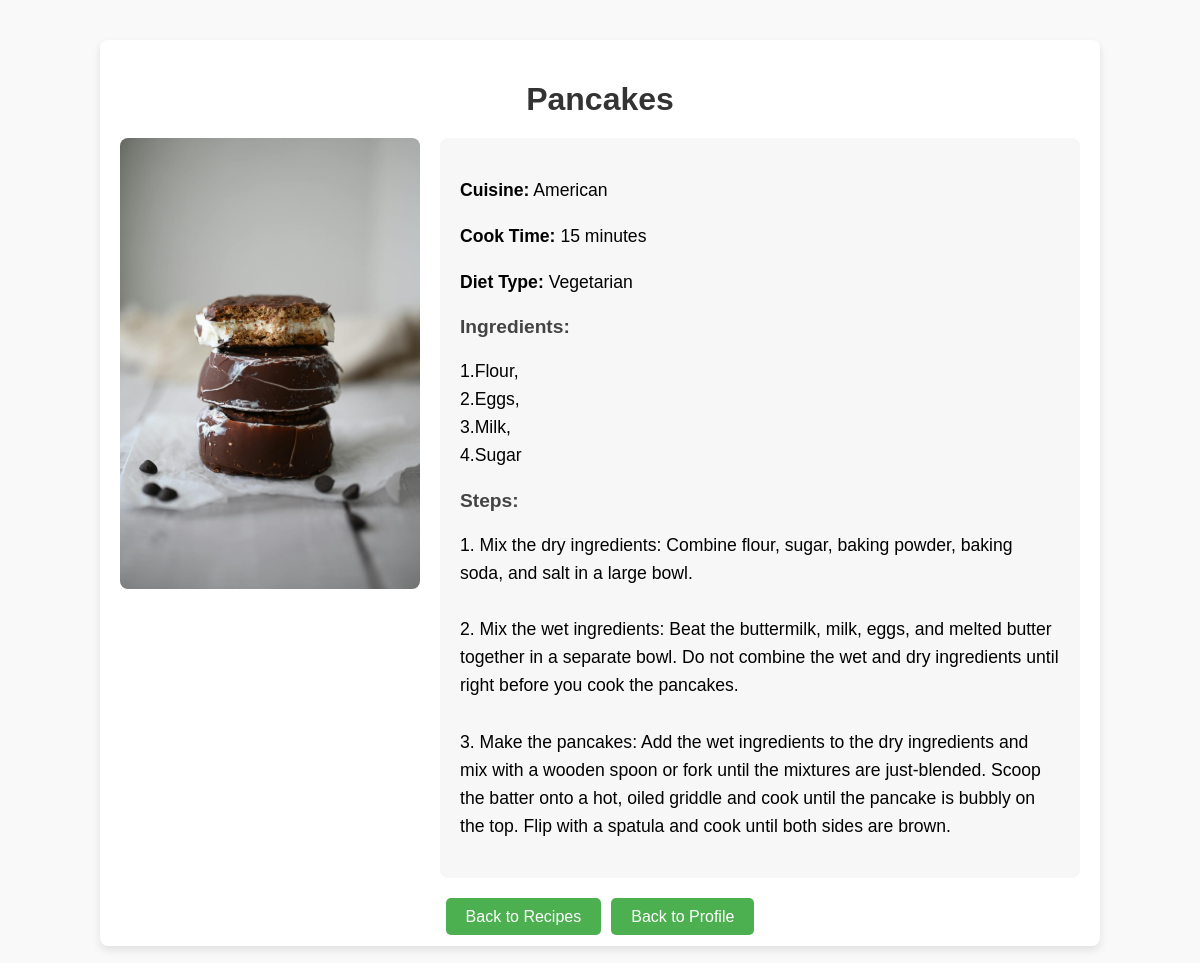
Page /recipe_details.php?id=1 on the committed database.
### tables this page shows
CREATE TABLE `recipes` (
  `id` int(11) NOT NULL,
  `name` varchar(100) NOT NULL,
  `ingredients` text NOT NULL,
  `steps` text NOT NULL,
  `image` varchar(255) DEFAULT NULL,
  `cuisine` varchar(50) DEFAULT NULL,
  `cook_time` int(11) DEFAULT NULL,
  `diet_type` varchar(50) DEFAULT NULL
);

### recipe_details.php (the view, shortened to what this page needs)
<?php
$conn = new mysqli("localhost", "root", "", "cookmate");
$recipe_id = $_GET['id'];
$sql = "SELECT * FROM recipes WHERE id = '$recipe_id'";
$result = $conn->query($sql);
$recipe = $result->fetch_assoc();
?>
<!DOCTYPE html>
<html lang="en">
<head>
    <link rel="stylesheet" href="css/recipe_details.css">
</head>
<body>
    <div class="recipe-details-container">
        <h1><?= htmlspecialchars($recipe['name']) ?></h1>
        <div class="recipe-details">
            <div class="recipe-image">
                <img src="<?= htmlspecialchars($recipe['image']) ?>" alt="<?= htmlspecialchars($recipe['name']) ?>"
                    class="recipe-image">
            </div>
            <div class="recipe-info">
                <p><strong>Cuisine:</strong> <?= htmlspecialchars($recipe['cuisine']) ?></p>
                <p><strong>Cook Time:</strong> <?= htmlspecialchars($recipe['cook_time']) ?> minutes</p>
                <p><strong>Diet Type:</strong> <?= htmlspecialchars($recipe['diet_type']) ?></p>
                <h3>Ingredients:</h3>
                <p><?= nl2br(htmlspecialchars($recipe['ingredients'])) ?></p>
                <h3>Steps:</h3>
                <p><?= nl2br(htmlspecialchars($recipe['steps'])) ?></p>
            </div>
        </div>
        <div class="back_buttons">
            <div class="button-container">
                <a href="recipes.php" class="back-button">Back to Recipes</a>
            </div>
            <div class="button-container">
                <a href="profile.php" class="back-button">Back to Profile</a>
            </div>
        </div>
    </div>
</body>
</html>

### css/recipe_details.css (style rules this page uses)
body { font-family: Arial, sans-serif; background-color: #f9f9f9; margin: 0; padding: 0; }
.recipe-details-container { width: 80%; margin: 40px auto; background-color: #fff; padding: 20px; border-radius: 8px; box-shadow: 0 4px 8px rgba(0, 0, 0, 0.1); }
h1 { text-align: center; color: #333; margin-bottom: 20px; }
.recipe-details { display: flex; justify-content: space-between; gap: 20px; }
.recipe-image { flex: 1; max-width: 500px; }
.recipe-image img { width: 100%; height: auto; border-radius: 8px; }
.recipe-info { flex: 2; padding: 20px; background-color: #f7f7f7; border-radius: 8px; }
.recipe-info p { font-size: 1.1em; line-height: 1.6em; }
.recipe-info h3 { margin-top: 20px; font-size: 1.2em; color: #444; }
.button-container { margin-top: 30px; text-align: center; }
.back-button { padding: 10px 20px; background-color: #4CAF50; color: white; text-decoration: none; border-radius: 5px; font-size: 16px; }
.back_buttons { display: flex; justify-content: center; align-items: center; gap: 10px; }

### rows in the picture
recipes: name "Pancakes", image (picture), cuisine "American", cook_time "15", diet_type "Vegetarian", ingredients "1.Flour, 2.Eggs, 3.Milk, 4.Sugar", steps "1. Mix the dry ingredients: Combine flour, sugar, baking powder, baking soda, and salt in a large bowl. 2. Mix the wet ingredients: Beat the buttermilk, milk, eggs, and melted butter together in a separate bowl. Do not combine the wet and dry ingredients until right before you cook the pancakes. 3. Make the pancakes: Add the wet ingredients to the dry ingredients and mix with a wooden spoon or fork until the mixtures are just-blended. Scoop the batter onto a hot, oiled griddle and cook until the pancake is bubbly on the top. Flip with a spatula and cook until both sides are brown."
